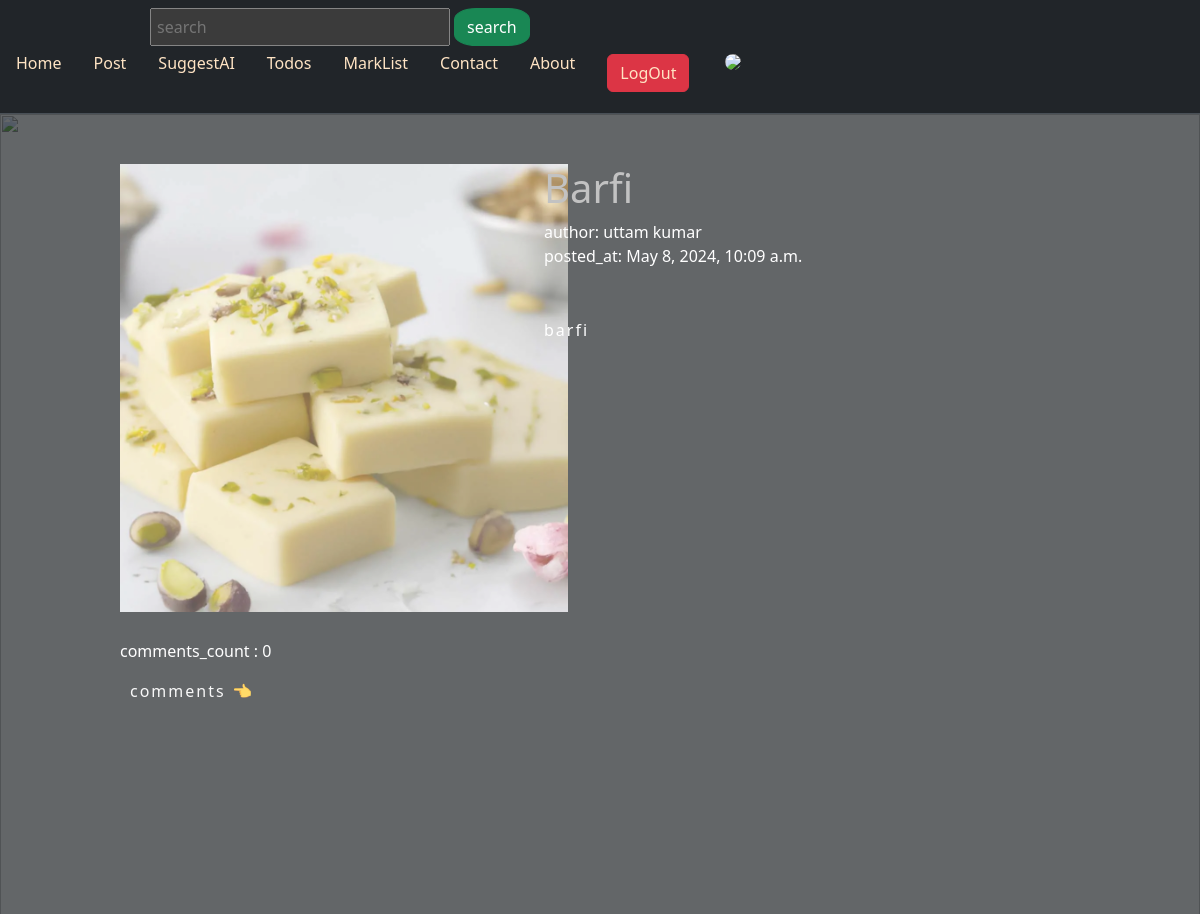
Page /post/barfi (signed in) on the committed database.
### posts/models.py (models this page shows, shortened)
class Post(models.Model):
    postId = models.AutoField(primary_key=True)
    title=models.CharField(max_length=250)
    subject=models.CharField(max_length=200)
    author=models.CharField(max_length=200)
    descriptions=models.TextField()
    url=models.CharField(max_length=150)
    image=models.ImageField(upload_to='post/')
    category = models.ForeignKey(Category, on_delete=models.CASCADE)
    created_at=models.DateTimeField(auto_now_add=True)
    def comment_count(self):
        return self.comment_set.all().count()
    def comments(self):
        return self.comment_set.all()

### authentication/middlewares.py (the view)
    def wrapped_view(request, *args, **kwargs):
        if request.user.is_authenticated == False:
            return redirect('authentication:signUp')
        return view_function(request, *args, **kwargs)

### posts/forms.py
class CommentForm(forms.ModelForm):
    comment =forms.CharField(label='',widget=forms.TextInput(attrs={'placeholder':'comment here...'}))
    class Meta:
        model = Comment
        fields = ('comment',)

### posts/views.py (called while the page is built)
@auth
def blog_page(request, url):
    post= Post.objects.get(url=url)
    if request.method == 'POST':
        comment_form =CommentForm(request.POST)
        if comment_form.is_valid():
            instance= comment_form.save(commit=False)
            instance.commented_on = post
            instance.save()
            return redirect('posts:blog_page', url=post.url)
    else:
        comment_form=CommentForm()
    context ={
        'post':post,
        'comment_form':comment_form,
    }
    return render(request, 'posts/blog_page.html', context )

### posts/templates/posts/blog_page.html (shortened to what this page needs)
{% extends "posts/base_layout.html" %}
{%load crispy_forms_tags %}
{% load static %}
{% block content %}
    <link rel="stylesheet" href="{% static 'posts/css/accordian.css' %}">
    <div class="bg-dark text-white" style="min-height: 100vh; opacity:70% ;">
        <section style="display: flex; column-gap: 100px; padding-left: 10%; padding-top: 50px;">
            <div style="width: 30%;">
            {% if post.image %}
                <img src="{{ post.image.url }}" alt="{{ post.title }} Image"
                    style="height:28rem; object-fit:contain;"
                >
            {% else %}
                <p></p>
            {% endif %}
            </div>
            <div style="width:65%;">
                <h1 style=" color: darkgrey;">{{post.title}}</h1>
                <div>
                    <div>author: {{post.author}}</div>
                    <div>posted_at: {{post.created_at}} </div>
                </div>
                <div style="margin-top: 50px; letter-spacing: 2px; max-width: 80%;">
                    {{post.descriptions}}
                </div>
            </div>
        </section>
        <section style="margin-left: 10%; margin-top: 30px;">
            <h6>comments_count : {{post.comment_count}}</h6>
            <div id="accordion" style="width: 70%;">
                <div class="accordion-item">
                    <div class="accordion-header" style="letter-spacing: 2px;">comments 👈</div>
                </div>
            </div>
        </section>
    </div>
{% endblock %}

### posts/static/posts/css/accordian.css (style rules this page uses)
.accordion-item { margin-bottom: 10px; }
.accordion-header { cursor: pointer; padding: 10px; color:whitesmoke }

### rows in the picture
Post: image (picture), title "Barfi", author "uttam kumar", created_at "May 8, 2024, 10:09 a.m.", descriptions "barfi", comment_count "0"
